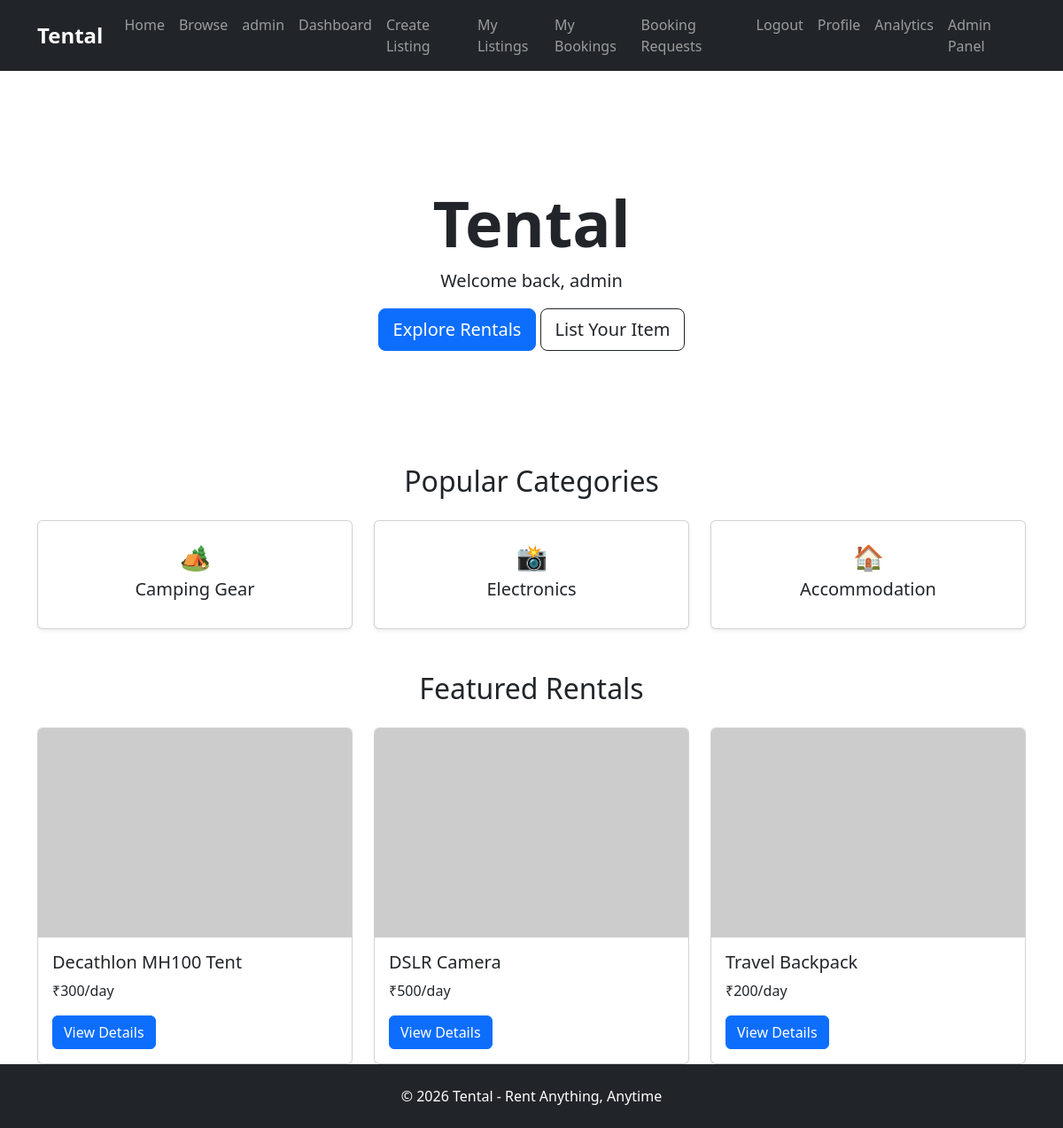
The page / (signed in) on the database as committed earlier.
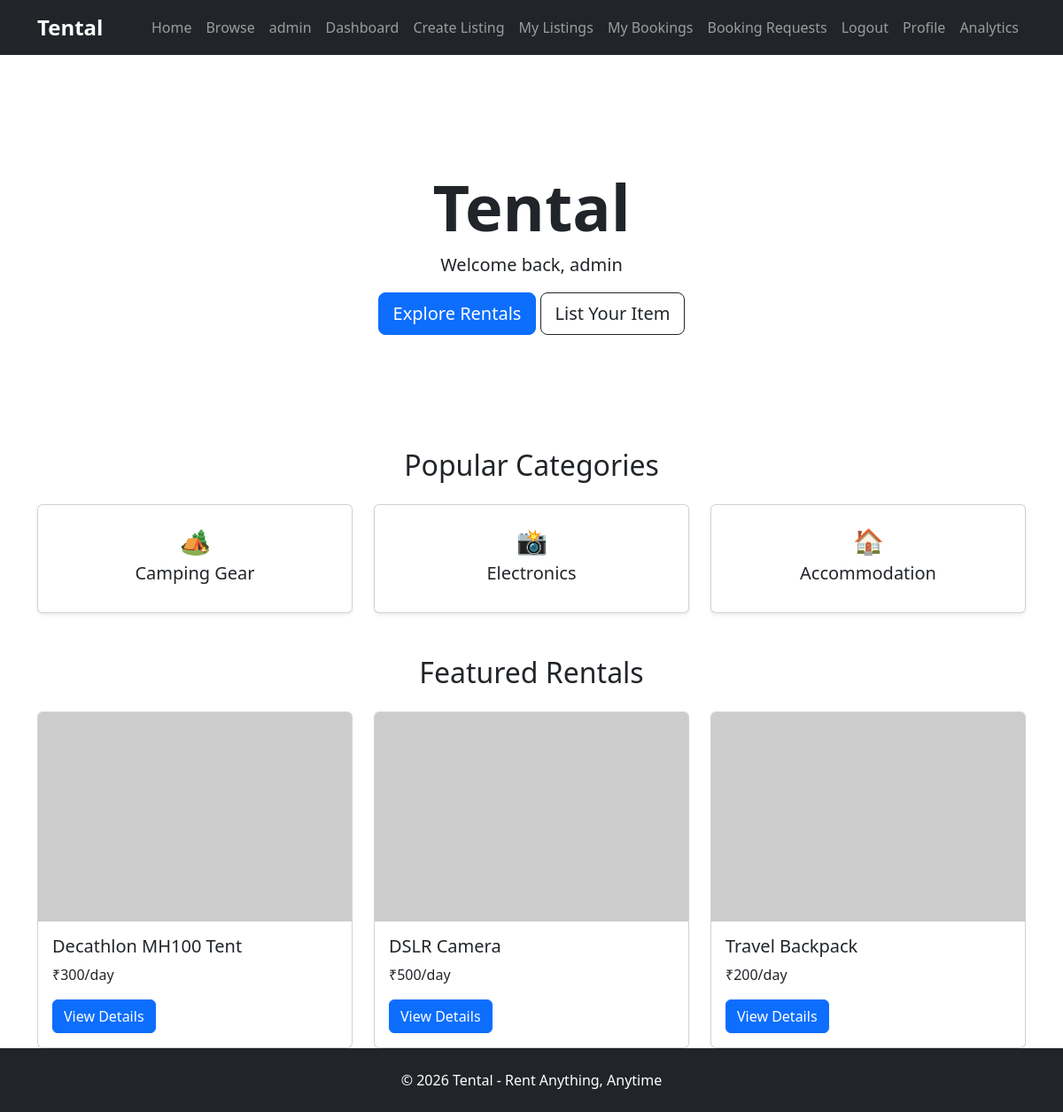
The same page on the database as committed later.
### routes/main.py (the view)
@main.route("/")
def home():
    return render_template("index.html")

### models/user.py (called while the page is built)
@login_manager.user_loader
def load_user(user_id):
    return User.query.get(int(user_id))

### templates/index.html
{% extends "base.html" %} {% block content %}
<div id="hero-section" class="container mt-5 text-center">
  <h1 class="display-2 fw-bold">Tental</h1>
  {% if current_user.is_authenticated %}
  <p class="lead">Welcome back, {{ current_user.name }}</p>
  {% endif %}
  <a href="#" class="btn btn-primary btn-lg"> Explore Rentals </a>
  <a href="#" class="btn btn-outline-dark btn-lg"> List Your Item </a>
</div>
<div id="categories-section" class="container mt-5">
  <h2 class="text-center mb-4">Popular Categories</h2>
  <div class="row g-4">
    <div class="col-md-4">
      <div class="card text-center p-4 shadow-sm">
        <h3>🏕️</h3>
        <h5>Camping Gear</h5>
      </div>
    </div>
    <div class="col-md-4">
      <div class="card text-center p-4 shadow-sm">
        <h3>📸</h3>
        <h5>Electronics</h5>
      </div>
    </div>
    <div class="col-md-4">
      <div class="card text-center p-4 shadow-sm">
        <h3>🏠</h3>
        <h5>Accommodation</h5>
      </div>
    </div>
  </div>
</div>
<div id="featured-rentals-section" class="container mt-5">
  <h2 class="text-center mb-4">Featured Rentals</h2>
  <div class="row g-4">
    <div class="col-md-4">
      <div class="card">
        <img src="https://placehold.co/600x400" class="card-img-top" />
        <div class="card-body">
          <h5>Decathlon MH100 Tent</h5>
          <p>₹300/day</p>
          <a href="#" class="btn btn-primary">View Details</a>
        </div>
      </div>
    </div>
    <div class="col-md-4">
      <div class="card">
        <img src="https://placehold.co/600x400" class="card-img-top" />
        <div class="card-body">
          <h5>DSLR Camera</h5>
          <p>₹500/day</p>
          <a href="#" class="btn btn-primary">View Details</a>
        </div>
      </div>
    </div>
    <div class="col-md-4">
      <div class="card">
        <img src="https://placehold.co/600x400" class="card-img-top" />
        <div class="card-body">
          <h5>Travel Backpack</h5>
          <p>₹200/day</p>
          <a href="#" class="btn btn-primary">View Details</a>
        </div>
      </div>
    </div>
  </div>
</div>
{% endblock %}

### templates/base.html (shortened to what this page needs)
<!doctype html>
<html lang="en">
  <head>
    <link
      href="https://cdn.jsdelivr.net/npm/bootstrap@5.3.7/dist/css/bootstrap.min.css"
      rel="stylesheet"
    />
    <link
      rel="stylesheet"
      href="{{ url_for('static', filename='css/style.css') }}"
    />
  </head>
  <body>
    <nav class="navbar navbar-expand-lg navbar-dark bg-dark">
      <div class="container">
        <a class="navbar-brand" href="#">Tental</a>
        <div class="navbar-nav ms-auto">
          <a class="nav-link" href="{{ url_for('main.home') }}">Home</a>
          <a class="nav-link" href="{{ url_for('main.browse') }}">Browse</a>
          {% if current_user.is_authenticated %}
          <span class="nav-link"> {{ current_user.name }} </span>
          <a class="nav-link" href="{{ url_for('main.owner_dashboard') }}">
            Dashboard
          </a>
          <a class="nav-link" href="{{ url_for('main.create_listing') }}">
            Create Listing
          </a>
          <a class="nav-link" href="{{ url_for('main.my_listings') }}">
            My Listings
          </a>
          <a class="nav-link" href="{{ url_for('main.my_bookings') }}">
            My Bookings
          </a>
          <a class="nav-link" href="{{ url_for('main.booking_requests') }}">
            Booking Requests
          </a>
          <a class="nav-link" href="{{ url_for('auth.logout') }}"> Logout </a>
          <a class="nav-link" href="{{ url_for('main.profile') }}"> Profile </a>
          <li class="nav-item">
            <a class="nav-link" href="{{ url_for('main.analytics') }}">
              Analytics
            </a>
          </li>
          {% if current_user.is_authenticated and current_user.is_admin %}
          <a class="nav-link" href="{{ url_for('main.admin_dashboard') }}">
            Admin Panel
          </a>
          {% endif %} {% else %}
          <a class="nav-link" href="{{ url_for('auth.login') }}"> Login </a>
          <a class="nav-link" href="{{ url_for('auth.register') }}">
            Register
          </a>
          {% endif %}
        </div>
      </div>
    </nav>
    <main class="flex-grow-1">{% block content %} {% endblock %}</main>
    <footer id="footer-section" class="bg-dark text-white text-center py-4">
      <p class="mb-0">© 2026 Tental - Rent Anything, Anytime</p>
    </footer>
  </body>
</html>

Rows that differ between the two databases and show on the page:
changed User "admin": is_admin True → False (drawn)
Other text that changed with them:
text no longer shown: "Admin Panel"
